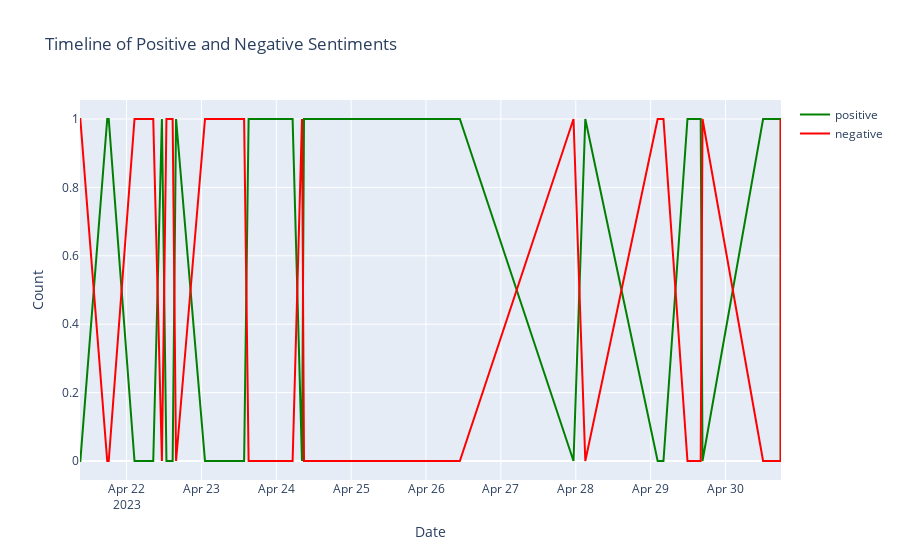

This figure's notebook cell:
### Markdown cell above
<h3> (e). Make a timeline visualization plot showing counts of positive and negative
sentiments over the period of time </h3>

### Code cell
# plotting total number of positive, negative and neutral tweets over time
import matplotlib.pyplot as plt
import seaborn as sns
import pandas as pd
import plotly.graph_objs as go
sns.set(font_scale=1.5)
sns.set_style("whitegrid")

# convert the 'Datetime' column to datetime format
tweet_dataset['created_at'] = pd.to_datetime(tweet_dataset['created_at'])

# group the data by date and sentiment, and count the number of tweets in each group
grouped_data = tweet_dataset.groupby(
    ['created_at', 'sentiment']).size().reset_index(name='count')

# pivot the table to create a separate column for each sentiment
pivot_table = pd.pivot_table(grouped_data, values='count', index=[
                             'created_at'], columns=['sentiment'], fill_value=0)

# create a timeline visualization plot
timeline_fig = go.Figure()
timeline_fig.add_trace(go.Scatter(
    x=pivot_table.index, y=pivot_table['positive'], name='positive', line=dict(color='green')))
timeline_fig.add_trace(go.Scatter(
    x=pivot_table.index, y=pivot_table['negative'], name='negative', line=dict(color='red')))
timeline_fig.update_layout(
    title='Timeline of Positive and Negative Sentiments', xaxis_title='Date', yaxis_title='Count')

# show the plot
timeline_fig.show()
